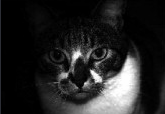
#> input picture KevinWoods/data/cat3.png, 165 x 114 px
$ python 05_histogram_equalization.py
#> lines starting #> are read from the running program, lines starting #| are printed output that depends on the picture
import os
import cv2 as cv
import matplotlib.pyplot as plt


def histogramEqual():
    root = os.getcwd()
    imgPath = os.path.join(root, 'data/cat3.png')
    img = cv.imread(imgPath, cv.IMREAD_GRAYSCALE)
#> img: shape (114, 165); min 0, max 254, mean 35.6

    # 1. Histogram of dark  distorted image
    hist = cv.calcHist([img], [0], None, [256], [0,256])
#> hist = 256 values, max 3889 at index 0, min 0 at index 255, mean 73.48

    cdf = hist.cumsum()
#> cdf = 256 values from 3889 to 18810
    cdf_norm = cdf * float(hist.max()) / cdf.max()
#> cdf_norm = 256 values from 804.1 to 3889

    plt.figure()
    plt.subplot(231)
    plt.imshow(img, cmap = 'gray')
    plt.subplot(234)
    plt.plot(hist)
    plt.plot(cdf_norm, color = 'b')
    plt.xlabel('Pixel Intensity')
    plt.ylabel('No. of pixels')

    # 2. Histogram of equlaized image
    equImg = cv.equalizeHist(img)
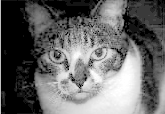
#> equImg: shape (114, 165); min 0, max 255, mean 104
    equHist = cv.calcHist([equImg], [0], None, [256], [0, 256])
#> equHist = 256 values, max 3889 at index 0, min 0 at index 1, mean 73.48
    equcdf = equHist.cumsum()
#> equcdf = 256 values from 3889 to 18810
    equ_cdf_norm = equcdf * float(equHist.max()) / equcdf.max()
#> equ_cdf_norm = 256 values from 804.1 to 3889

    plt.subplot(232)
    plt.imshow(equImg, cmap = 'gray')
    plt.subplot(235)
    plt.plot(equHist)
    plt.plot(equ_cdf_norm, color = 'b')
    plt.xlabel('Pixel Intensity')
    plt.ylabel('No. of pixels')


    # 3. CLAHE
    claheObj = cv.createCLAHE(clipLimit = 5, tileGridSize = (8,8))
    claheImg = claheObj.apply(img)
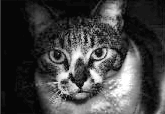
#> claheImg: shape (114, 165); min 2, max 255, mean 65.7
    claheHist = cv.calcHist([claheImg], [0], None, [256], [0,256])
#> claheHist = 256 values, max 3697 at index 6, min 0 at index 0, mean 73.48
    clahe_cdf = claheHist.cumsum()
#> clahe_cdf = 256 values from 0 to 18810
    clahe_cdf_norm = clahe_cdf* float(claheHist.max()) / clahe_cdf.max()
#> clahe_cdf_norm = 256 values from 0 to 3697

    plt.subplot(233)
    plt.imshow(claheImg, cmap = 'gray')
    plt.subplot(236)
    plt.plot(claheHist)
    plt.plot(clahe_cdf_norm, color = 'b')
    plt.xlabel('Pixel Intensity')
    plt.ylabel('No. of pixels')


    output_path = os.path.join(root, 'output/05_histEqualization.jpg')
    plt.savefig(output_path, bbox_inches = 'tight')
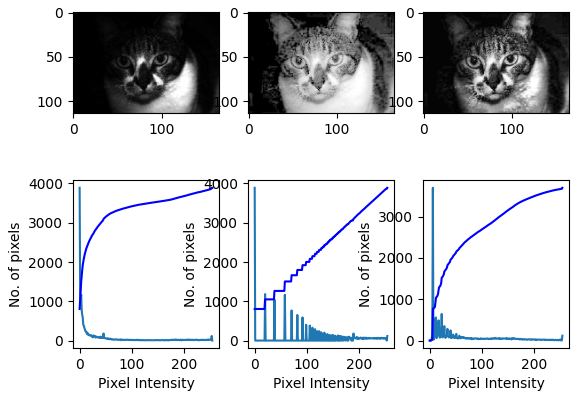
#> figure drawn by matplotlib, 6 panels; panel 2: curve peaks at x = 0, y = 3889; panel 2: curve peaks at x = 254, y = 3889; panel 4: curve peaks at x = 0, y = 3889; panel 4: curve peaks at x = 255, y = 3889
    plt.show()


if __name__ == "__main__":
    histogramEqual()
